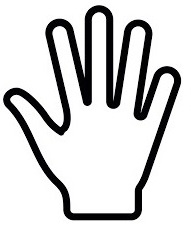
#> input picture handExample.jpeg, 191 x 226 px
$ python Calibration.py   (older library calls are emulated)
#> lines starting #> are read from the running program, lines starting #| are printed output that depends on the picture; after the words box and inside, x2 and y2 are one past the last pixel; in counts of white or black regions, pixels touching at a corner belong together
import cv2
import threading
import numpy as np
from sklearn.mixture import GaussianMixture
import time
import pickle
import matplotlib.pyplot as plt
from scipy import ndimage
import os
from functools import wraps


# [10 lines left out: function measure, not called in this run]


class Calibration:
    def __init__(self):
        self.flag = 0
        self.GMM_Image = np.zeros((400, 400))
        self.GMM_Model = None
        self.components_number = 4
        self.roi = [140, 360, 400, 620]  # [y_start, y_end, x_start, x_end]
        self.add_values_to_roi = [-40, 60, -100, 0]

        zero_image = np.zeros((480, 640))
        cropPrev = zero_image[self.roi[0]+1:self.roi[1]-1, self.roi[2]+1:self.roi[3]-1]
        self.crop_shape = cropPrev.shape
        handExample = cv2.imread('handExample.jpeg')
#> handExample is the input picture: shape (226, 191, 3); mean B, G, R 209.9, 209.6, 209.6
        handExample = cv2.resize(handExample, (self.crop_shape[1], self.crop_shape[0]))
#> handExample: shape (218, 218, 3)
        handExampleGray = cv2.cvtColor(handExample, cv2.COLOR_BGR2GRAY)
        ret, self.mask = cv2.threshold(handExampleGray, 10, 255, cv2.THRESH_BINARY)
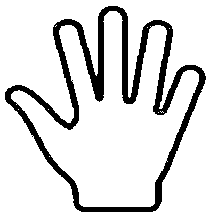
#> self.mask: shape (218, 218); 86.3% white; 1 black region, box (x1, y1, x2, y2) and area: (5, 6, 206, 212) 6492
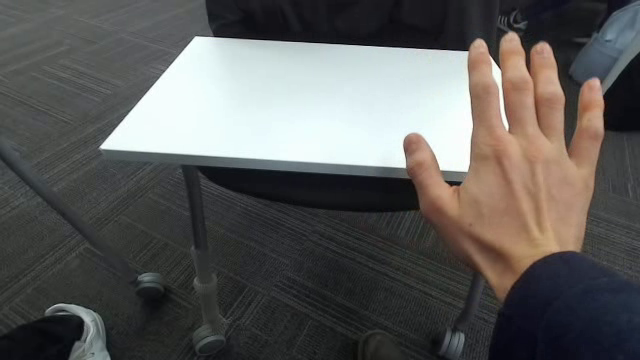
#> input picture test.png, 640 x 360 px, found by its file name
#> in load_image_and_prepare_for_segmentation, image is the input picture: shape (360, 640, 3); mean B, G, R 90.6, 92.2, 93.2
#> in load_image_and_prepare_for_segmentation, `cropImg_bigger = resized[roi[0] + self.add_values_to_roi[0]:roi[1] + s..`:
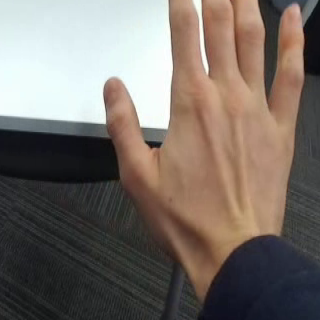
#> cropImg_bigger: shape (320, 320, 3); mean B, G, R 103.8, 110.9, 120.7

    # [77 lines left out: functions timer_sec, capture_hand, not called in this run]

    def gmm_train(self, GMM_image: np.array, Save_model: bool = True):
#> called with Save_model = False
        Shape = GMM_image.shape
#> Shape = (320, 320, 3)
        imageLAB = cv2.cvtColor(GMM_image, cv2.COLOR_BGR2LAB)
#> imageLAB: shape (320, 320, 3); mean of channels 0, 1, 2 116.8, 131.2, 133.4

        L = np.array(imageLAB[:, :, 0]).flatten()
        a = np.array(imageLAB[:, :, 1]).flatten()
        b = np.array(imageLAB[:, :, 2]).flatten()
        data = np.array([a, b]).transpose()
#> data = 102400 pairs, first value 121 to 150, second value 113 to 158

        n_components = self.components_number
        self.GMM_Model = GaussianMixture(n_components=n_components)
        self.GMM_Model.fit(data)
        GMM_Labels = self.GMM_Model.predict(data)

        segmented_labels = np.array(GMM_Labels).reshape(Shape[0], Shape[1])
#> segmented_labels: shape (320, 320) int64; 4 distinct labels, from 0 to 3

        self.__get_most_valued_gmm_labels(segmented_labels)
        segmented = self.__get_two_comp_segmentation(segmented_labels)

        if (Save_model):
            # save the model to disk
            filename = 'hand_gmm_model.sav'
            pickle.dump(self.GMM_Model, open(filename, 'wb'))
            filename = 'hand_best_labels.sav'
            pickle.dump(self.two_comp_label_list, open(filename, 'wb'))


        fig = plt.figure()
        ax = fig.add_subplot(2, 3, 1)
        imgplot = plt.imshow(segmented_labels)
        ax.set_title(f"Segmented with {n_components} components")
        ax = fig.add_subplot(2, 3, 2)
        imgplot = plt.imshow(cv2.cvtColor(GMM_image, cv2.COLOR_BGR2RGB))
        ax.set_title('Original')
        ax = fig.add_subplot(2, 3, 3)
        imgplot = plt.imshow(segmented)
        ax.set_title(f"Segmented with 2 components")
        ax = fig.add_subplot(2, 3, 4)
        imgplot = plt.imshow(self.crop_by_mask_segmented_labels)
        ax.set_title(f"Hand crop segmention")
        ax = fig.add_subplot(2, 3, 5)
        imgplot = plt.imshow(self.invert_crop_by_mask_segmented_labels)
        ax.set_title(f"Invert hand crop segmention")
        plt.show()

    def __count_labels(self, prediction: np.array):
        unique, counts = np.unique(prediction, return_counts=True)
        label_dict = dict(zip(unique, counts))
        del label_dict[0]
        sorted_dic = {k: v for k, v in sorted(label_dict.items(), key=lambda item: item[1])}
        keys = list(sorted_dic.keys())
        label_list = [keys[-1]-1]
        for i in range(len(keys)-1):
            if sorted_dic[keys[i]] > (0.25)*sorted_dic[keys[-1]]:
                label_list.append(keys[i] - 1)
        print(label_list)
        return label_list

    def __get_most_valued_gmm_labels(self, n_comp_segmented_img: np.array):
        crop_by_ROI_segmented_labels = n_comp_segmented_img[-self.add_values_to_roi[0] + 1:-self.add_values_to_roi[1] - 1, -self.add_values_to_roi[2] + 1:-1]
#> crop_by_ROI_segmented_labels: shape (218, 218) int64; 4 distinct labels, from 0 to 3
        crop_by_ROI_segmented_labels = crop_by_ROI_segmented_labels + 1
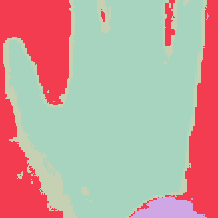
#> crop_by_ROI_segmented_labels: shape (218, 218) int64; 4 distinct labels, from 1 to 4; one colour per label, 0 black
        ret, mask = cv2.threshold(self.__get_hand_mask(), 10, 255, cv2.THRESH_BINARY)
#> in __get_hand_mask, `img_fill_holes = ndimage.binary_fill_holes(255 - self.mask).astype(np...`: img_fill_holes: shape (218, 218); values 0 (black) and 1 (white), 48.7% white; 1 white region, box (x1, y1, x2, y2) and area: (5, 6, 206, 212) 23138
        mask_inv = cv2.bitwise_not(mask)
        self.crop_by_mask_segmented_labels = cv2.bitwise_and(crop_by_ROI_segmented_labels, crop_by_ROI_segmented_labels, mask = mask)
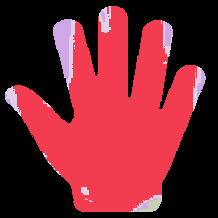
#> self.crop_by_mask_segmented_labels: shape (218, 218) int32; 5 distinct labels, from 0 to 4; one colour per label, 0 black
        self.invert_crop_by_mask_segmented_labels = cv2.bitwise_and(crop_by_ROI_segmented_labels, crop_by_ROI_segmented_labels, mask = mask_inv)
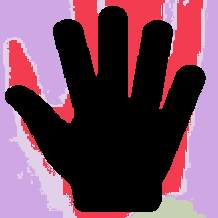
#> self.invert_crop_by_mask_segmented_labels: shape (218, 218) int32; 5 distinct labels, from 0 to 4; one colour per label, 0 black
        good_label_list = self.__count_labels(self.crop_by_mask_segmented_labels)
#> in __count_labels, `unique, counts = np.unique(prediction, return_counts=True)`: unique = [0, 1, 2, 3, 4]; counts = [24386, 20737, 1079, 170, 1152]
#> in __count_labels, `label_dict = dict(zip(unique, counts))`: label_dict = {0: 24386, 1: 20737, 2: 1079, 3: 170, 4: 1152}
#> in __count_labels, `sorted_dic = {k: v for k, v in sorted(label_dict.items(), key=lambda i..`: sorted_dic = {3: 170, 2: 1079, 4: 1152, 1: 20737}
#> in __count_labels, `keys = list(sorted_dic.keys())`: keys = [3, 2, 4, 1]
#> in __count_labels, `label_list = [keys[-1]-1]`: label_list = [0]
#> the loop in __count_labels, `for i in range(len(keys)-1):` made 3 passes
#| [0]
#> good_label_list = [0]
        bad_label_list = self.__count_labels(self.invert_crop_by_mask_segmented_labels)
#> the loop in __count_labels (call 2), `for i in range(len(keys)-1):` made 3 passes
#| [1, 3, 0]
#> bad_label_list = [1, 3, 0]
        self.two_comp_label_list =  self.__remove_bad_labels(good_label_list, bad_label_list)
#> self.two_comp_label_list = [0]
        print(self.two_comp_label_list)
#| [0]

    def __get_hand_mask(self, prev: bool = False):
        img_fill_holes = ndimage.binary_fill_holes(255 - self.mask).astype(np.uint8)
        imagenorm = cv2.normalize(img_fill_holes, None, 255, 0, cv2.NORM_MINMAX, cv2.CV_8UC1)
        if (prev):
            cv2.imshow("filled", imagenorm)
        return imagenorm

    def __remove_bad_labels(self, main_list: list, second_list: list):
        if (len(main_list) == 1):
            return main_list
        else:
            for i in range(len(second_list)):
                try:
                    main_list.remove(second_list[i])
                except:
                    pass
            return main_list

    def __get_two_comp_segmentation(self,n_comp_segmented_img: np.array):
        reduced_GMM_Labels_segmented_img = np.zeros(n_comp_segmented_img.shape)
        reduced_GMM_Labels_segmented_img[np.isin(n_comp_segmented_img, self.two_comp_label_list)] = 1
        return reduced_GMM_Labels_segmented_img

    def load_image_and_prepare_for_segmentation(self, path: str):
        image = cv2.imread(path)
        dim = (640, 480)
        resized = cv2.resize(image, dim, interpolation = cv2.INTER_AREA)
        roi = [140, 360, 400, 620]  # [y_start, y_end, x_start, x_end]
        cropImg_bigger = resized[roi[0] + self.add_values_to_roi[0]:roi[1] + self.add_values_to_roi[1], roi[2] + self.add_values_to_roi[2]:roi[3]]
        return cropImg_bigger


if __name__ == "__main__":

    cal = Calibration()
    # cal.capture_hand(video_num = 0,stereo = False, print_roi_match = False)
    # cal.gmm_train(cal.GMM_Image)
    img = cal.load_image_and_prepare_for_segmentation(os.path.join("Video_and_picture_examples","test.png"))
    cal.gmm_train(img, Save_model=False)
#> in gmm_train, `segmented = self.__get_two_comp_segmentation(segmented_labels)`: segmented: shape (320, 320) float64; values 0 (black) and 1 (white), 32.2% white; 21 white regions (20 under 20 px), largest, box (x1, y1, x2, y2) and area: (108, 0, 304, 295) 32912
#> in gmm_train, `plt.show()`:
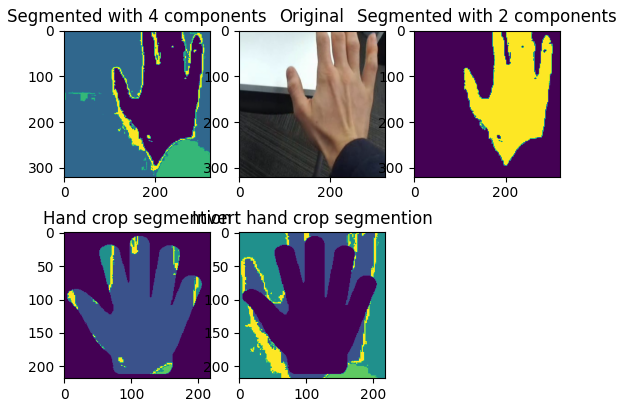
#> figure drawn by matplotlib, 5 panels
    # cal.load_saved_model('hand_gmm_model.sav')
